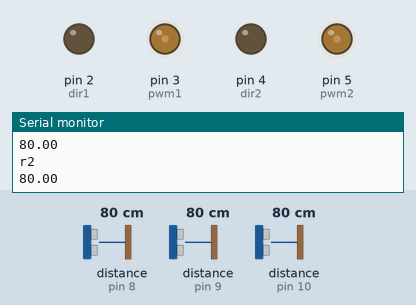
This sketch was run on a simulated Arduino Uno, built with avr-gcc and run on an emulated ATmega328P. Parts: output pins drawn as LEDs (lit = HIGH), the last lines printed to the serial monitor. Inputs (shaded band) come from the test bench; at power-on: distance to the obstacle (sensors on pin 9, pin 8, pin 10) 80 cm.

Above: at 1.2 s.
1.3 s: distance to the obstacle (sensor on pin 9) set to 32 cm
4.3 s: distance to the obstacle (sensor on pin 9) set to 26 cm
At 5.4 s:
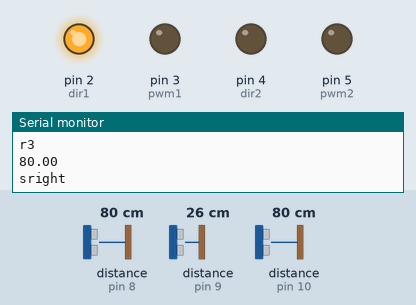
5.8 s: distance to the obstacle (sensor on pin 8) set to 12 cm
7.3 s: distance to the obstacle (sensor on pin 8) set to 9 cm
At 7.7 s:
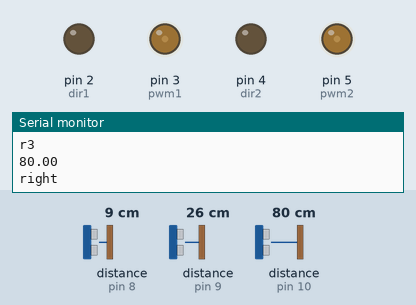
8.9 s: distance to the obstacle (sensor on pin 10) set to 29 cm
At 9.8 s:
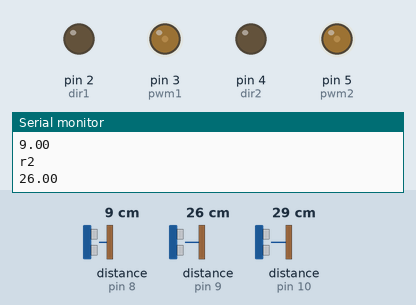
11.9 s: distance to the obstacle (sensor on pin 10) set to 24 cm
At 13.1 s:
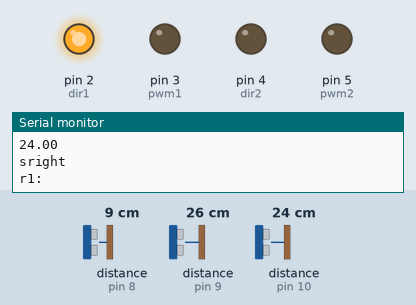
Timing chart, 0 to 14.4 s (numbered marks = the images above; inputs shaded):
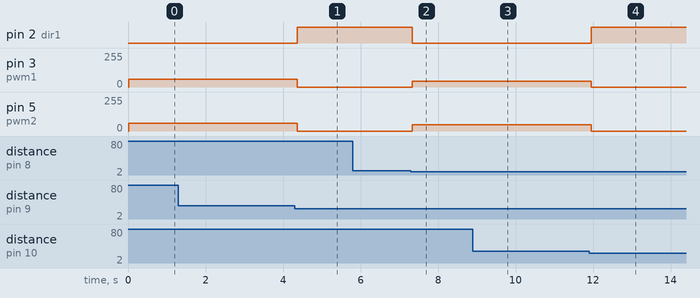

Measured:
- the behaviour switches between 30 and 29 cm on distance to the obstacle (sensor on pin 9) (found by bisection; images 0 and 1)
- the behaviour switches between 11 and 10 cm on distance to the obstacle (sensor on pin 8) (found by bisection; images 1 and 2)
- the behaviour switches between 27 and 26 cm on distance to the obstacle (sensor on pin 10) (found by bisection; images 3 and 4)
- after the input at 4.3 s, pin 2 (dir1): LOW → HIGH after 0.07 s; pin 3 (pwm1), pin 5 (pwm2): 60/255 → 0/255 after 0.07 s
- after the input at 7.3 s, pin 2 (dir1): HIGH → LOW at once; pin 3 (pwm1): 0/255 → 43/255 at once; pin 5 (pwm2): 0/255 → 47/255 at once
- after the input at 8.9 s, pin 3 (pwm1): 43/255 → 42/255 after 0.06 s; pin 5 (pwm2): 47/255 → 46/255 after 0.06 s
- after the input at 11.9 s, pin 2 (dir1): LOW → HIGH after 0.05 s; pin 3 (pwm1): 42/255 → 0/255 after 0.05 s; pin 5 (pwm2): 46/255 → 0/255 after 0.05 s

The sketch:

TP009.ino
```cpp
#include <HCSR04.h>

UltraSonicDistanceSensor right(13, 10);
UltraSonicDistanceSensor centre(12, 9);
UltraSonicDistanceSensor left(11, 8);
#define dir1 2
#define pwm1 3
#define dir2 4
#define pwm2 5

void setup () {
  Serial.begin(9600);  // We initialize serial connection so that we could print values from sensor.
  pinMode(dir1, OUTPUT);
  pinMode(dir2, OUTPUT);
  pinMode(pwm1, OUTPUT);
  pinMode(pwm2, OUTPUT);
}

void loop () {

  float r1 = left.measureDistanceCm();
  float r2 = centre.measureDistanceCm();
  float r3 = right.measureDistanceCm();
  Serial.println("r1:");
  Serial.println(r1);
  Serial.println("r2");
  Serial.println(r2);
  Serial.println("r3");
  Serial.println(r3);

if (r1 >= 30 || r1 == -1)
r1 = 30;
if (r2 >= 30 || r2 == -1)
r2 = 30;
if (r3 >= 30 || r3 == -1)
r3 = 30;
if(r2 < 10)
{
  digitalWrite(dir2, HIGH);
  digitalWrite(dir1, HIGH);
  analogWrite(pwm2,80);
  analogWrite(pwm1,80);
  delay(800);
  analogWrite(pwm1,0);
  analogWrite(pwm2,0);
  delay(300);
  digitalWrite(dir2, HIGH);
  digitalWrite(dir1, LOW);
  delay(500);
  analogWrite(pwm1,80);
  analogWrite(pwm2,80);
  Serial.println("sleft");
  delay(1500);
}

if(r1 == 30 && r2 == 30 && r3 ==30)
{

  digitalWrite(dir2, LOW);
  digitalWrite(dir1, LOW);
  analogWrite(pwm2,60);
  analogWrite(pwm1,60);
  Serial.println("forward");
}


else
{
float k = (r1 - r3)/(r1 + r3);
if (k > 0.5 && k< 1)
{
  digitalWrite(dir2, LOW);
  digitalWrite(dir1, LOW);
  analogWrite(pwm2,80*(k));
  analogWrite(pwm1,80*1.1*k);
  Serial.println("left");
}
else if(k > 0 && k <= 0.5)
{
  digitalWrite(dir2, HIGH);
  digitalWrite(dir1, LOW);
  map(k,0,0.5,45,120);
  analogWrite(pwm1,(k));
  analogWrite(pwm2,(k));
  Serial.println("sleft");

}

else if (k > -0.5 && k<= 0)
{
  digitalWrite(dir2, LOW);
  digitalWrite(dir1, HIGH);
  map(k,-0.5,0,45,120);
  analogWrite(pwm2,k);
  analogWrite(pwm1,k);
  Serial.println("sright");
}

else if (k > -1 && k<= -0.5)
{
  digitalWrite(dir2, LOW);
  digitalWrite(dir1, LOW);
  analogWrite(pwm2,80*(-1.1*k));
  analogWrite(pwm1,80*(-k));
  Serial.println("right");
}
}
}
```
